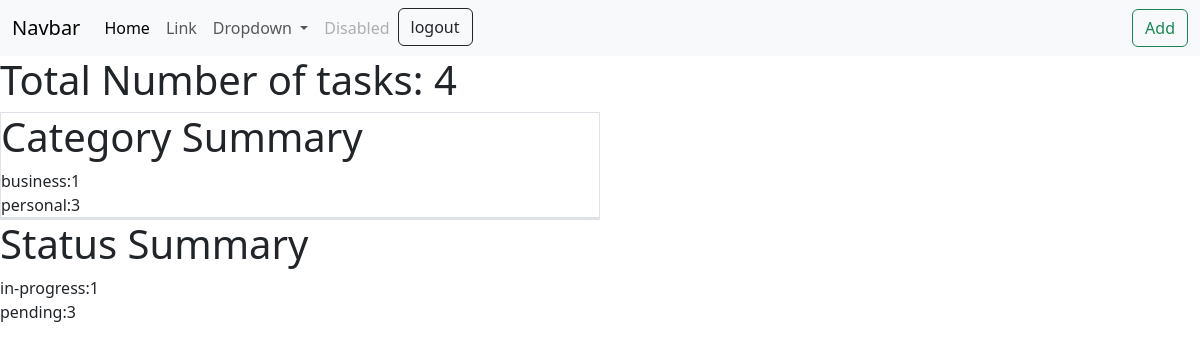
/task/summary/, run on the app's committed database.
### notes/models.py (models this page shows, shortened)
class Task(models.Model):
    title=models.CharField(max_length=200)
    description=models.TextField()
    created_date=models.DateTimeField(auto_now_add=True)
    due_date=models.DateTimeField(null=True)
    category_choices=(
        ("personal","personal"),
        ("business","business")
    )
    category=models.CharField(max_length=200,choices=category_choices,default="personal")
    status_choices=(
        ("pending","pending"),
        ("in-progress","in-progress"),
        ("done","done")
    )
    status=models.CharField(max_length=200,choices=status_choices,default="pending")
    updated_date=models.DateTimeField(auto_now=True)
    user=models.CharField(max_length=200)

### notes/views.py (the view)
# urls.py: path("task/summary/",views.TaskSummaryView.as_view(),name="task-summary"),
class TaskSummaryView(View):
    def get(self,request,*args,**kwargs):
        qs=Task.objects.all()
        total_task_count=qs.count()
        category_summary=Task.objects.all().values("category").annotate(cat_count=Count("category"))
        status_summary=Task.objects.all().values("status").annotate(cat_status=Count("status"))
        print(category_summary)
        context={
            "total_task_count":total_task_count,
            "category_summary":category_summary,
            "status_summary":status_summary,
        }
        return render(request,"summary.html",context)

### notes/templates/summary.html (shortened to what this page needs)
{%extends 'basepage.html'%}
{%block main_block%}
<h1>Total Number of tasks:
    {{total_task_count}}</h1>
<div class="border w-50">
    <h1>Category Summary</h1>
    {%for cs in category_summary%}
    <div>
        {{cs.category}}:{{cs.cat_count}}
    </div>
    {%endfor%}
</div>
<div class="border w-50"></div>
    <h1>Status Summary</h1>
    {%for cs in status_summary%}
    <div>
        {{cs.status}}:{{cs.cat_status}}
    </div>
    {%endfor%}
{%endblock%}

### data on the page
Task: category "business", cat_count "1"
Task: category "personal", cat_count "3", status "pending", cat_status "3"
Task: status "in-progress", cat_status "1"

### other printed values
{{ total_task_count }} "4"
